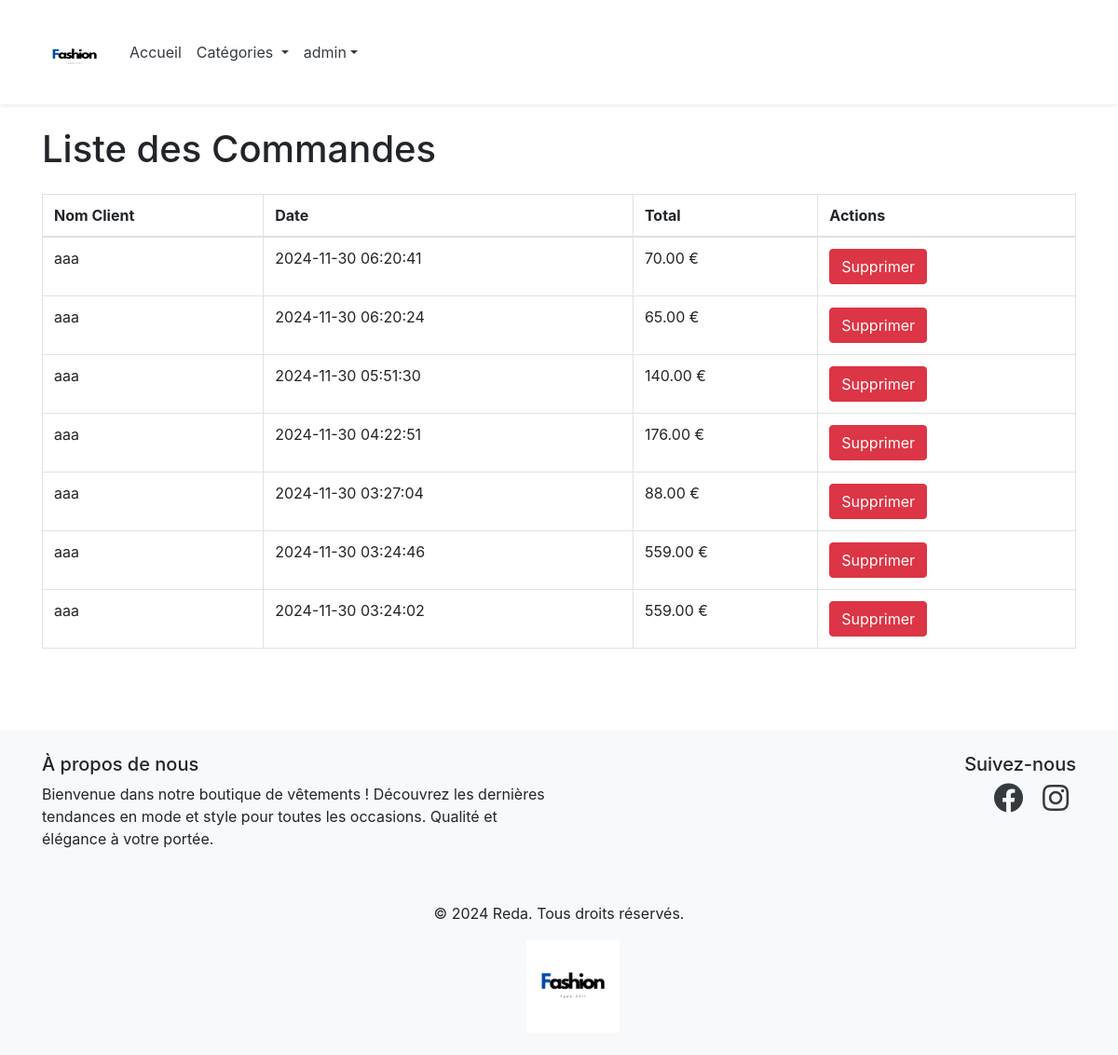
The page /index.php?action=view_orders (signed in) on the database its author committed.
### tables this page shows
CREATE TABLE `orders` (
  `order_id` int(11) NOT NULL,
  `user_id` int(11) DEFAULT NULL,
  `order_date` timestamp NOT NULL DEFAULT current_timestamp(),
  `total_amount` decimal(10,2) NOT NULL,
  `customer_name` varchar(255) DEFAULT NULL,
  `product_name` varchar(255) DEFAULT NULL,
  `quantity` int(11) DEFAULT NULL
);

CREATE TABLE `users` (
  `user_id` int(11) NOT NULL,
  `username` varchar(255) NOT NULL,
  `email` varchar(255) NOT NULL,
  `passworde` varchar(255) NOT NULL,
  `rolee` varchar(50) NOT NULL
);

### controllers/OrderController.php (called while the page is built, shortened)
<?php
require_once 'models/OrderModel.php';
class OrderController {
    public function __construct($db) {
        $this->db = $db;
    }
    public function viewOrders() {
        $orderModel = new OrderModel($this->db);
        $orders = $orderModel->getAllOrders();
        require 'views/admin/orders_list.php';
    }
}
?>

### models/OrderModel.php (called while the page is built, shortened)
<?php
class OrderModel {
    private $db;
    public function __construct($db) {
        $this->db = $db;
    }
    public function getAllOrders() {
        $query = "SELECT o.order_id, u.username AS customer_name, o.total_amount, o.order_date
                  FROM orders o
                  JOIN users u ON o.user_id = u.user_id
                  ORDER BY o.order_date DESC";
        $stmt = $this->db->prepare($query);
        $stmt->execute();
        return $stmt->fetchAll(PDO::FETCH_ASSOC);
    }
}
?>

### views/admin/orders_list.php (the view, shortened to what this page needs)
<!DOCTYPE html>
<html lang="fr">
<head>
    <link rel="stylesheet" href="https://stackpath.bootstrapcdn.com/bootstrap/4.5.2/css/bootstrap.min.css">
</head>
<body>
<div class="container">
    <h1 class="my-4">Liste des Commandes</h1>
    <table class="table table-bordered">
        <thead>
            <tr>
                <th>Nom Client</th>
                <th>Date</th>
                <th>Total</th>
                <th>Actions</th>
            </tr>
        </thead>
        <tbody>
            <?php if (!empty($orders)) : ?>
                <?php foreach ($orders as $order) : ?>
                    <tr>
                        <td><?= htmlspecialchars($order['customer_name']); ?></td>
                        <td><?= htmlspecialchars($order['order_date']); ?></td>
                        <td><?= htmlspecialchars($order['total_amount']); ?> €</td>
                        <td>
                            <form action="index.php?action=delete_order" method="POST" style="display:inline;">
                                <button type="submit" class="btn btn-danger" onclick="return confirm('Êtes-vous sûr de vouloir supprimer cette commande ?');">Supprimer</button>
                            </form>
                        </td>
                    </tr>
                <?php endforeach; ?>
            <?php else : ?>
                <tr>
                    <td colspan="5" class="text-center">Aucune commande trouvée.</td>
                </tr>
            <?php endif; ?>
        </tbody>
    </table>
</div>
<br/><br/><br/>
<?php include 'views/shared/footer.php'; ?>
</body>
</html>

### rows shown on the page
orders: user.username "aaa", order_date "2024-11-30 06:20:41", total_amount "70.00"
orders: user.username "aaa", order_date "2024-11-30 06:20:24", total_amount "65.00"
orders: user.username "aaa", order_date "2024-11-30 05:51:30", total_amount "140.00"
orders: user.username "aaa", order_date "2024-11-30 04:22:51", total_amount "176.00"
orders: user.username "aaa", order_date "2024-11-30 03:27:04", total_amount "88.00"
orders: user.username "aaa", order_date "2024-11-30 03:24:46", total_amount "559.00"
orders: user.username "aaa", order_date "2024-11-30 03:24:02", total_amount "559.00"

### other values the page prints
$_SESSION['username'] "admin"
